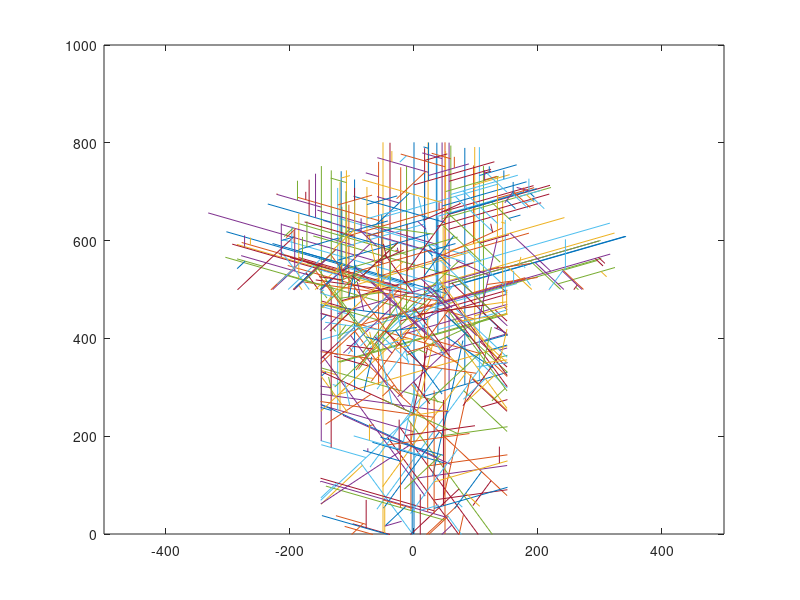
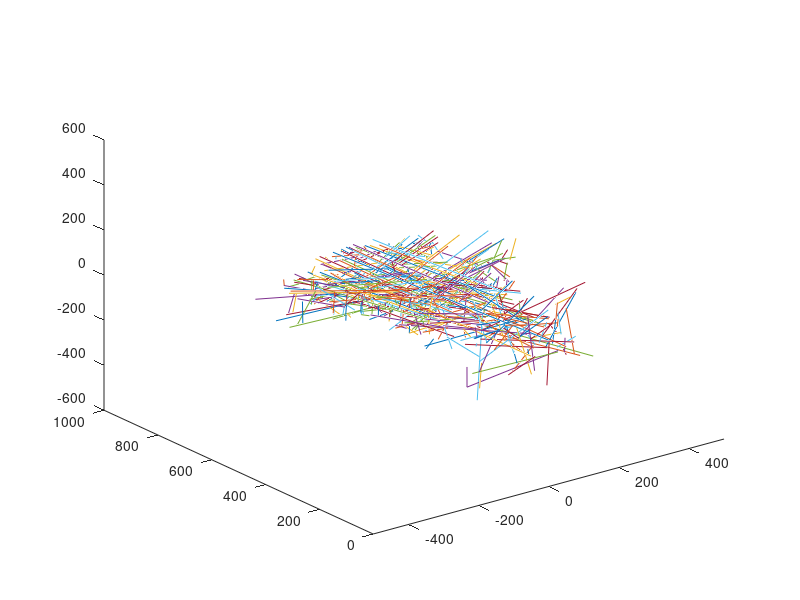

The MATLAB source for these figures, in order:
function [] = actinfun2()
clc; clear all; close all;

Nsteps=4000;

Actin = zeros(3,7); % [units, angle, Xloc, Yloc]
Actin(1,1) = 200;		% N monomers in Factin segment
Actin(1,2) = 90;	% Filament angle (starting angle = 90 degrees)
Actin(1,3) = 0;		% Filament start location X
Actin(1,4) = 0;		% Filament start location Y
Actin(1,5) = -50;	% Filament end location X
Actin(1,6) = 0;		% Filament end location Y
Actin(1,7) = 0;		% Filament end location Z
Actin(2,1) = 200;		% N monomers in Factin segment
Actin(2,2) = 90;	% Filament angle (starting angle = 90 degrees)
Actin(2,3) = 50;	% Filament start location X
Actin(2,4) = 0;		% Filament start location Y
Actin(2,5) = 0;		% Filament end location X
Actin(2,6) = 0;		% Filament end location Y
Actin(1,7) = 0;		% Filament end location Z
Actin(3,1) = 200;		% N monomers in Factin segment
Actin(3,2) = 90;	% Filament angle (starting angle = 90 degrees)
Actin(3,3) = -50;	% Filament start location X
Actin(3,4) = 0;		% Filament start location Y
Actin(3,5) = 0;		% Filament end location X
Actin(3,6) = 0;		% Filament end location Y
Actin(1,7) = 50;	% Filament start location Z
Actin(1,8) = 0;		% Filament end location Z

Arp = zeros(1,4); % [Actin ID, angle, Xloc, Yloc]
Arp(1,1) = 1;		% Initial Factin ID = 1
Arp(1,2) = 70;		% +70 or -70
Arp(1,3) = 0;		% Branching location X
Arp(1,4) = 0;		% Branching location Y



PolyRate = .2;
DePolyRate = .01;
ArpRate = .0018;

ActinSize = 1;
ArpAngle = 70;

rz=180-(rand(100).*360);

for nT = 1:Nsteps
	
	NFact = numel(Actin(:,1));
	
	% if nT == 1500; keyboard; end;
		
	Xmem = (abs(Actin(:,5)) > 150);
	Ymem = (abs(Actin(:,6)) > 800);
		
 	HeadY = (abs(Actin(:,6)) <= 800) & (abs(Actin(:,6)) >= 500);
	HeadX = (abs(Actin(:,5)) >= 400);
	HeadZ = (abs(Actin(:,5)) >= 400);
		
	ActMem = (Xmem + Ymem + HeadX);
	Act0 = (Actin(:,1)>0);
		
 	% Actin(:,1) = Actin(:,1) - Xmem - Ymem + HeadY - HeadX;
		
	Actin(:,1) = Actin(:,1) .* (Actin(:,1)>0);
	Actin(:,1) = Actin(:,1) .* (Actin(:,1)>0);

	for aN=1:NFact
	
		rv=rand(3,1);
	
		if PolyRate > rv(1)
			if (~ActMem(aN) && Act0(aN)) || HeadY(aN)
			if ~HeadX(aN)			
			Actin(aN,1) = Actin(aN,1)+ActinSize;
			Actin(aN,5) = cosd(Actin(aN,2)) * Actin(aN,1) + Actin(aN,3);
			Actin(aN,6) = sind(Actin(aN,2)) * Actin(aN,1) + Actin(aN,4);
% 			Actin(aN,8) = atan2(Actin(aN,5),Actin(aN,6)) * Actin(aN,1) + Actin(aN,7);
			Actin(aN,8) = atan2(Actin(aN,5),Actin(aN,6)) * rz(aN);
			PolyRate = PolyRate - (PolyRate*.00001);
			end
			end
		end
		
		if ArpRate > rv(2)
			if (~ActMem(aN) && Act0(aN)) || HeadY(aN)
			if ~HeadX(aN)
			Arp(aN+1,3) = Actin(aN,5);
			Arp(aN+1,4) = Actin(aN,6);
			Actin(NFact+1,1) = 1;							% N monomers in Factin segment
			Actin(NFact+1,2) = ((Actin(aN,2)) + ArpAngle * (round(exp(round(rand)))-2));	% Filament angle
			Actin(NFact+1,3) = Actin(aN,5);				% Filament start location X
			Actin(NFact+1,4) = Actin(aN,6);				% Filament start location Y
			Actin(NFact+1,7) = Actin(aN,8);				% Filament start location Z
			Actin(NFact+1,5) = Actin(aN,5);				% Filament end location X
			Actin(NFact+1,6) = Actin(aN,6);				% Filament end location Y
			Actin(NFact+1,8) = Actin(aN,8);				% Filament end location Z
			ArpRate = ArpRate-(ArpRate*.001);
			end
			end
		end
		
		if DePolyRate > rv(3)
			Actin(aN,1) = Actin(aN,1)-ActinSize;
			Actin(aN,5) = cosd(Actin(aN,2))*Actin(aN,1) + Actin(aN,3);
			Actin(aN,6) = sind(Actin(aN,2))*Actin(aN,1) + Actin(aN,4);
		end
		

	end
	
	
		
		
	
	doLivePlot=0;
	if doLivePlot
	figure(1)
	scatter([Actin(:,3); Actin(:,5)], [Actin(:,4); Actin(:,6)])
	axis([-300 300 0 1000])
	hold on;
	end

end




	figure(2)
	for pnum=1:numel(Actin(:,1))
	plot([Actin(pnum,3) Actin(pnum,5)], [Actin(pnum,4) Actin(pnum,6)])
	axis([-500 500 0 1000])
	hold on;
	end
	
	
	figure(3)
	for pnum=1:numel(Actin(:,1))
	plot3([Actin(pnum,3) Actin(pnum,5)], [Actin(pnum,4) Actin(pnum,6)], [Actin(pnum,7) Actin(pnum,8)])
	axis([-500 500 0 1000])
	hold on;
	end

	
	
% 	zvals = [zeros(NFact+1,1) randn(NFact+1,1)];
% 
% 	figure(2)
% 	for pnum=1:numel(Actin(:,1))
% 	plot3([Actin(pnum,3) Actin(pnum,5)], [Actin(pnum,4) Actin(pnum,6)], [zvals(pnum,1)  zvals(pnum,2)])
% 	axis([-1000 1000 -500 500 -3 3])
% 	hold on;
% 	end
	% drawnow;


end
